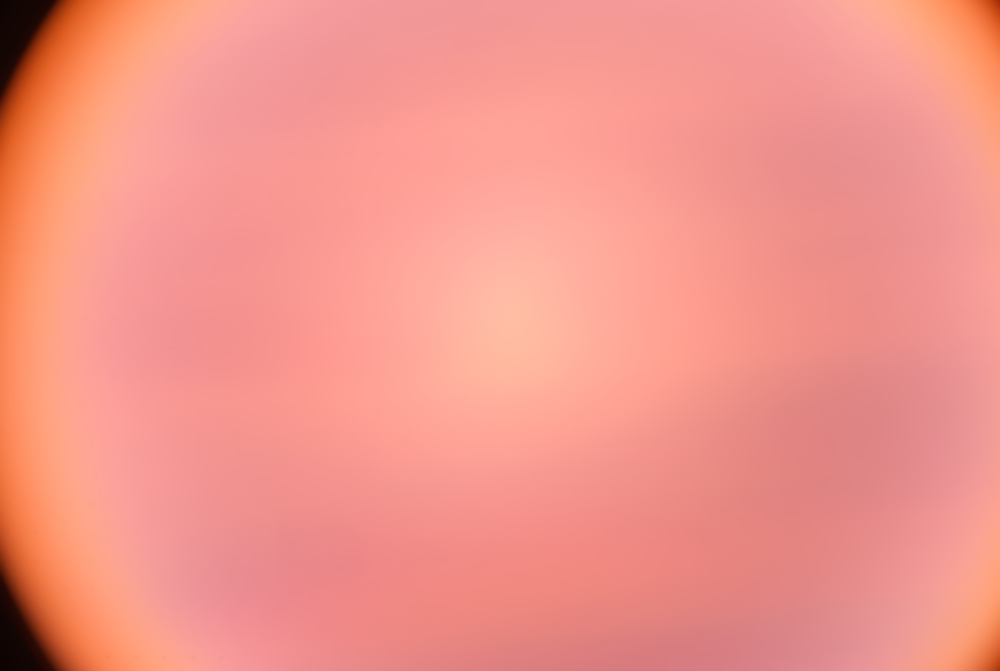
#> input picture App/Flatfields/flatfield_2x_high_smoothed.png, 1000 x 671 px, shrunk from 5440 x 3648 before the run; its folder holds only this picture in this run
$ python contour_finder.py   (older library calls are emulated)
#> lines starting #> are read from the running program, lines starting #| are printed output that depends on the picture; after the words box and inside, x2 and y2 are one past the last pixel; in counts of white or black regions, pixels touching at a corner belong together
### App/Scanning/region_classifier.py
"""Flood-fill and color-match regions produced by contour detection."""

import colorsys
import json
from pathlib import Path
from time import perf_counter

import cv2
import numpy as np
from PIL import Image, ImageDraw, ImageFont


DEFAULT_CONTRAST_MATCH_THRESHOLD = 3
DEFAULT_REGION_FLOOD_FILL_THRESHOLD = 10
CLASS_COLOR_SATURATION = 0.58
CLASS_COLOR_LIGHTNESS = 0.72
FILTER_BAD_COLOR = "bad_color"
FILTER_INTENSITY_RANGE = "intensity_range"
FILTER_COLOR_DISTANCE = "color_distance"
FILTER_TYPES = {
    FILTER_BAD_COLOR,
    FILTER_INTENSITY_RANGE,
    FILTER_COLOR_DISTANCE,
}
LEGEND_TOP_LEFT = "top_left"
LEGEND_TOP_RIGHT = "top_right"
LEGEND_BOTTOM_LEFT = "bottom_left"
LEGEND_BOTTOM_RIGHT = "bottom_right"
LEGEND_POSITIONS = {
    LEGEND_TOP_LEFT,
    LEGEND_TOP_RIGHT,
    LEGEND_BOTTOM_LEFT,
    LEGEND_BOTTOM_RIGHT,
}
DEFAULT_LEGEND_POSITION = LEGEND_TOP_LEFT


# [55 lines left out: functions _timed_call, _read_rgb_triplet, _read_size_requirement, not called in this run]


def load_profile_configuration(profile_path, contrast_threshold=None):
    """Load matching classes and profile-wide region requirements."""
    profile_path = Path(profile_path)
    if profile_path.is_dir():
        profile_path = profile_path / "profile.json"
    if contrast_threshold is not None and (
        isinstance(contrast_threshold, bool)
        or not isinstance(contrast_threshold, (int, float))
        or not np.isfinite(contrast_threshold)
        or not 0 <= contrast_threshold <= 255
    ):
        raise ValueError("The contrast threshold must be between 0 and 255.")

    try:
        profile_data = json.loads(profile_path.read_text(encoding="utf-8"))
    except FileNotFoundError as exc:
        raise FileNotFoundError(f"Profile was not found: {profile_path}") from exc
    except (OSError, json.JSONDecodeError) as exc:
        raise ValueError(f"Could not read profile: {profile_path}") from exc

    if not isinstance(profile_data, dict):
        raise ValueError(f"Profile has invalid data: {profile_path}")
    saved_classes = profile_data.get("classes")
    saved_filters = profile_data.get("filters", [])
    if not isinstance(saved_classes, list):
        raise ValueError(f"Profile has an invalid class list: {profile_path}")
    if not isinstance(saved_filters, list):
        raise ValueError(f"Profile has an invalid filter list: {profile_path}")
    profile_version = profile_data.get("version", 1)

    profile_minimum, profile_maximum = _read_size_requirement(
        profile_data.get("size_requirement"),
        "Profile",
    )
    profile_classes = []
    for saved_class in saved_classes:
        if not isinstance(saved_class, dict):
            raise ValueError(f"Profile class has invalid data: {profile_path}")
        name = saved_class.get("name")
        if not isinstance(name, str) or not name.strip():
            raise ValueError(f"Profile class has an invalid name: {profile_path}")
        name = name.strip()

        try:
            contrast_rgb = _read_rgb_triplet(
                saved_class["contrast_rgb"],
                "RGB contrast",
                name,
            )
            saved_threshold = saved_class.get("contrast_threshold")
            if saved_threshold is None:
                saved_threshold = saved_class["flood_fill"]["threshold"]
            tolerance = (
                float(saved_threshold)
                if contrast_threshold is None
                else float(contrast_threshold)
            )
        except KeyError as exc:
            raise ValueError(
                f"Profile class {name!r} is missing RGB contrast data or a threshold."
            ) from exc
        except (TypeError, ValueError) as exc:
            raise ValueError(f"Profile class {name!r} has invalid color data.") from exc

        if np.any(contrast_rgb < -255) or np.any(contrast_rgb > 255):
            raise ValueError(f"Profile class {name!r} has an invalid RGB contrast.")
        if not np.isfinite(tolerance) or not 0 <= tolerance <= 255:
            raise ValueError(f"Profile class {name!r} has an invalid tolerance.")
        identify = saved_class.get("identify", True)
        reject = profile_version == 3 and saved_class.get("reject", False)
        if not isinstance(identify, bool) or not isinstance(reject, bool):
            raise ValueError(f"Profile class {name!r} has invalid matching flags.")
        group = saved_class.get("group")
        if group is None:
            group = ""
        if not isinstance(group, str):
            raise ValueError(f"Profile class {name!r} has an invalid group.")
        minimum, maximum = _read_size_requirement(
            saved_class.get("size_requirement"),
            f"Profile class {name!r}",
        )
        if not reject or identify:
            profile_classes.append({
                "name": name,
                "contrast_rgb": contrast_rgb,
                "tolerance": tolerance,
                # Keep display-map indexes contiguous when a version-three
                # reject-only class is migrated into a filter.
                "class_index": len(profile_classes),
                "group": group.strip(),
                "identify": identify,
                "minimum_size_um": minimum,
                "maximum_size_um": maximum,
            })
        if reject:
            saved_filters.append({
                "name": f"Filter {sum(item.get('_legacy_filter', False) for item in saved_filters) + 1}",
                "type": FILTER_BAD_COLOR,
                "contrast_rgb": contrast_rgb,
                "tolerance": tolerance,
                "_legacy_filter": True,
            })

    names = [item["name"].casefold() for item in profile_classes]
    if len(names) != len(set(names)):
        raise ValueError("Profile class names must be unique.")
    profile_filters = []
    for filter_index, saved_filter in enumerate(saved_filters, start=1):
        if not isinstance(saved_filter, dict):
            raise ValueError(f"Profile filter {filter_index} has invalid data.")
        name = saved_filter.get("name")
        filter_type = saved_filter.get("type")
        if not isinstance(name, str) or not name.strip() or filter_type not in FILTER_TYPES:
            raise ValueError(f"Profile filter {filter_index} is invalid.")
        item = {"name": name.strip(), "type": filter_type}
        if filter_type == FILTER_INTENSITY_RANGE:
            intensity_range = saved_filter.get("intensity_range")
            if not isinstance(intensity_range, dict):
                raise ValueError(f"Profile filter {name!r} has an invalid intensity range.")
            minimum = intensity_range.get("minimum")
            maximum = intensity_range.get("maximum")
            if any(
                isinstance(value, bool)
                or not isinstance(value, (int, float))
                or not np.isfinite(value)
                or not 0 <= value <= 255
                for value in (minimum, maximum)
            ) or minimum > maximum:
                raise ValueError(f"Profile filter {name!r} has an invalid intensity range.")
            item["minimum_intensity"] = float(minimum)
            item["maximum_intensity"] = float(maximum)
        else:
            try:
                item["contrast_rgb"] = _read_rgb_triplet(
                    saved_filter["contrast_rgb"],
                    "RGB contrast",
                    name,
                )
            except KeyError as exc:
                raise ValueError(
                    f"Profile filter {name!r} is missing RGB contrast data."
                ) from exc
            if np.any(item["contrast_rgb"] < -255) or np.any(
                item["contrast_rgb"] > 255
            ):
                raise ValueError(
                    f"Profile filter {name!r} has an invalid RGB contrast."
                )
            if filter_type == FILTER_BAD_COLOR:
                tolerance = saved_filter.get("tolerance")
                if tolerance is None:
                    try:
                        tolerance = saved_filter["flood_fill"]["threshold"]
                    except (KeyError, TypeError) as exc:
                        raise ValueError(
                            f"Profile filter {name!r} has no color tolerance."
                        ) from exc
                if (
                    isinstance(tolerance, bool)
                    or not isinstance(tolerance, (int, float))
                    or not np.isfinite(tolerance)
                    or not 0 <= tolerance <= 255
                ):
                    raise ValueError(f"Profile filter {name!r} has an invalid tolerance.")
                item["tolerance"] = float(tolerance)
            else:
                distance = saved_filter.get("distance_threshold")
                if (
                    isinstance(distance, bool)
                    or not isinstance(distance, (int, float))
                    or not np.isfinite(distance)
                    or distance < 0
                ):
                    raise ValueError(
                        f"Profile filter {name!r} has an invalid color distance."
                    )
                item["distance_threshold"] = float(distance)
        profile_filters.append(item)

    filter_names = [item["name"].casefold() for item in profile_filters]
    if len(filter_names) != len(set(filter_names)):
        raise ValueError("Profile filter names must be unique.")

    return {
        "classes": profile_classes,
        "filters": profile_filters,
        "minimum_size_um": profile_minimum,
        "maximum_size_um": profile_maximum,
    }


def load_profile_classes(profile_path, contrast_threshold=None):
    """Load class matching data while retaining the former public API."""
    return load_profile_configuration(profile_path, contrast_threshold)["classes"]


# [187 lines left out: functions _size_matches, match_profile_class, match_profile_filter, generate_class_colors, contour_mask, _contour_depths and 4 more, not called in this run]


def _connected_components(allowed):
    return cv2.connectedComponentsWithStats(allowed, connectivity=8)


# [145 lines left out: functions _describe_seed_components, _extract_external_components, _prepare_flood_inputs, not called in this run]


def _contour_component_mask(component_labels, component_label):
    return component_labels == component_label


# [690 lines left out: functions _measure_contour_colors, _component_color_measurement, _measure_contour_geometry, _measure_region_geometry, _match_region, _update_region_masks and 10 more, not called in this run]

### App/Scanning/contour_finder.py
"""Contour detection and output assembly for flake recognition."""

import os
from dataclasses import dataclass
from pathlib import Path
from time import perf_counter

import cv2
import matplotlib.pyplot as plt
import numpy as np

try:
    from . import region_classifier
except ImportError:
    import region_classifier


def _project_root():
    for parent in Path(__file__).resolve().parents:
        if (parent / "App").is_dir():
            return parent
#> the answer given: ../Flatfields/flatfield_2x_high_smoothed.png
#> further down, image_bgr is the input picture: shape (671, 1000, 3); mean B, G, R 138.3, 148.5, 242.1
    return Path(__file__).resolve().parent


AN_TEST_PROFILE_PATH = _project_root() / "App" / "Profiles" / "An_Test" / "profile.json"
DEFAULT_AREA_THRESHOLD = 100
DEFAULT_CONTRAST_MATCH_THRESHOLD = region_classifier.DEFAULT_CONTRAST_MATCH_THRESHOLD
DEFAULT_REGION_FLOOD_FILL_THRESHOLD = (
    region_classifier.DEFAULT_REGION_FLOOD_FILL_THRESHOLD
)
LEGEND_TOP_LEFT = region_classifier.LEGEND_TOP_LEFT
LEGEND_TOP_RIGHT = region_classifier.LEGEND_TOP_RIGHT
LEGEND_BOTTOM_LEFT = region_classifier.LEGEND_BOTTOM_LEFT
LEGEND_BOTTOM_RIGHT = region_classifier.LEGEND_BOTTOM_RIGHT
LEGEND_POSITIONS = region_classifier.LEGEND_POSITIONS
DEFAULT_LEGEND_POSITION = region_classifier.DEFAULT_LEGEND_POSITION


@dataclass(slots=True)
class ContourAnalysis:
    """Compatibility result used by the existing App scanning workflow."""

    edge_mask: np.ndarray
    all_external_contours: list[np.ndarray]
    external_contours: list[np.ndarray]
    internal_contours: list[np.ndarray]
    contour_groups: list[tuple[np.ndarray, list[np.ndarray]]]
    flake_mask: np.ndarray
    internal_mask: np.ndarray | None
    benchmark: dict | None = None


def _validate_image(image_bgr):
    if image_bgr is None or image_bgr.ndim != 3 or image_bgr.shape[2] != 3:
        raise ValueError("A three-channel BGR image is required.")


def _timed_call(stats, name, function, *args, **kwargs):
    if stats is None:
        return function(*args, **kwargs)
    started_at = perf_counter()
    try:
        return function(*args, **kwargs)
    finally:
        elapsed = perf_counter() - started_at
        item = stats.setdefault(
            name,
            {"calls": 0, "total_seconds": 0.0, "max_seconds": 0.0},
        )
        item["calls"] += 1
        item["total_seconds"] += elapsed
        item["max_seconds"] = max(item["max_seconds"], elapsed)


# [38 lines left out: functions _benchmark_result, _print_benchmark, not called in this run]


def _perimeter_point(distance, width, height):
    top_length = width - 1
    side_length = height - 1
    perimeter = 2 * (top_length + side_length)
    distance %= perimeter
    if distance <= top_length:
        return distance, 0
    distance -= top_length
    if distance <= side_length:
        return width - 1, distance
    distance -= side_length
    if distance <= top_length:
        return width - 1 - distance, height - 1
    return 0, height - 1 - (distance - top_length)


def _close_border_touching_edges(edge_mask, border_width=3):
    """Connect edge components through the image border."""
    height, width = edge_mask.shape
    if height < 2 or width < 2:
        return edge_mask
    closed = edge_mask.copy()
    _, labels = cv2.connectedComponents(edge_mask, connectivity=8)
    perimeter = 2 * ((width - 1) + (height - 1))
    border_width = max(1, min(border_width, height, width))
    distances_by_label = {}

    def add_distances(label_values, distances):
        for label, distance in zip(label_values, distances):
            if label:
                distances_by_label.setdefault(int(label), set()).add(
                    int(distance) % perimeter
                )

    ys, xs = np.nonzero(labels[:border_width, :])
    add_distances(labels[ys, xs], xs)
    ys, xs = np.nonzero(labels[:, width - border_width:])
    add_distances(labels[ys, width - border_width + xs], width - 1 + ys)
    ys, xs = np.nonzero(labels[height - border_width:, :])
    actual_ys = height - border_width + ys
    add_distances(
        labels[actual_ys, xs],
        width - 1 + height - 1 + width - 1 - xs,
    )
    ys, xs = np.nonzero(labels[:, :border_width])
    add_distances(
        labels[ys, xs],
        width - 1 + height - 1 + width - 1 + height - 1 - ys,
    )

    for distances in distances_by_label.values():
        distances = sorted(distances)
        if len(distances) < 2:
            continue
        gaps = [
            (
                (distances[(index + 1) % len(distances)] - distance) % perimeter,
                distance,
                distances[(index + 1) % len(distances)],
            )
            for index, distance in enumerate(distances)
        ]
        _, gap_start, gap_end = max(gaps, key=lambda item: item[0])
        arc_length = (gap_start - gap_end) % perimeter
        for offset in range(arc_length + 1):
            x, y = _perimeter_point(gap_end + offset, width, height)
            closed[y, x] = 255
    return closed


def _edge_mask(image_bgr, edge_threshold):
#> called with edge_threshold = 10
    red_green = image_bgr[:, :, (2, 1)]
    smoothed = cv2.GaussianBlur(red_green, (5, 5), 0)
    gradient_x = cv2.Sobel(smoothed, cv2.CV_32F, 1, 0, ksize=3)
    gradient_y = cv2.Sobel(smoothed, cv2.CV_32F, 0, 1, ksize=3)
    magnitude_squared = np.einsum("ijk,ijk->ij", gradient_x, gradient_x)
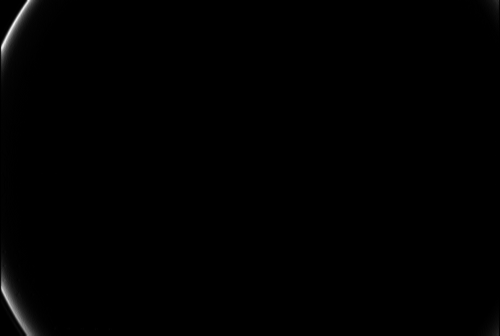
#> magnitude_squared: shape (671, 1000) float32 (shown at 1/2 size); min 0, max 9242, mean 42.5; drawn with min black and max white
    magnitude_squared += np.einsum("ijk,ijk->ij", gradient_y, gradient_y)
    binary = np.where(
        magnitude_squared >= float(edge_threshold) ** 2,
        255,
        0,
    ).astype(np.uint8)
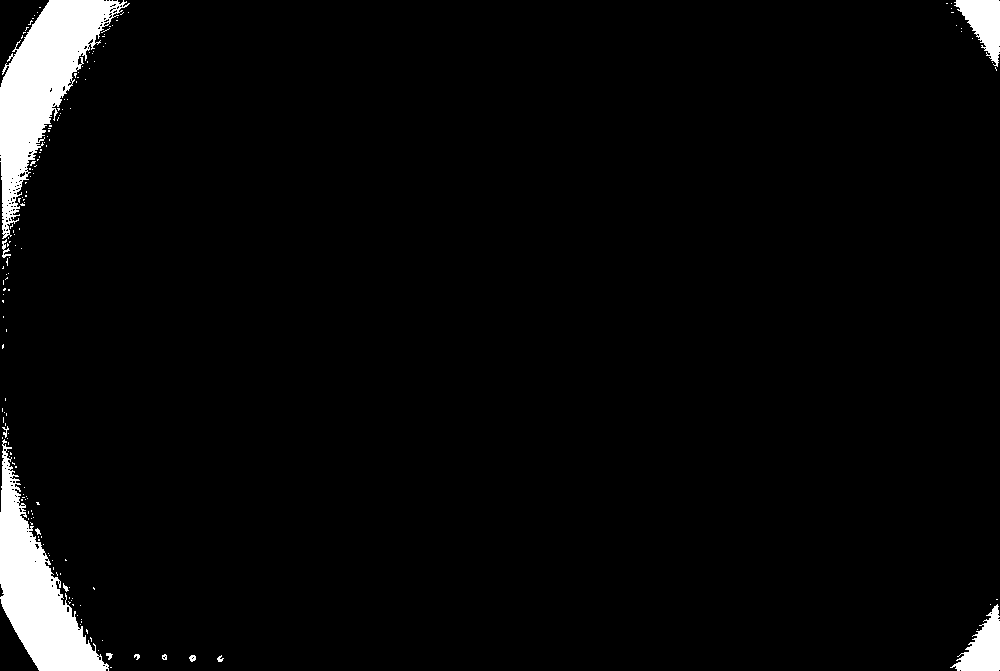
#> binary: shape (671, 1000); 3.7% white; 172 white regions (159 under 20 px), largest, box (x1, y1, x2, y2) and area: (0, 0, 130, 239) 11092, (0, 439, 109, 671) 9524, (950, 604, 1000, 671) 1679
    cleaned = cv2.morphologyEx(binary, cv2.MORPH_OPEN, np.ones((3, 3), np.uint8))
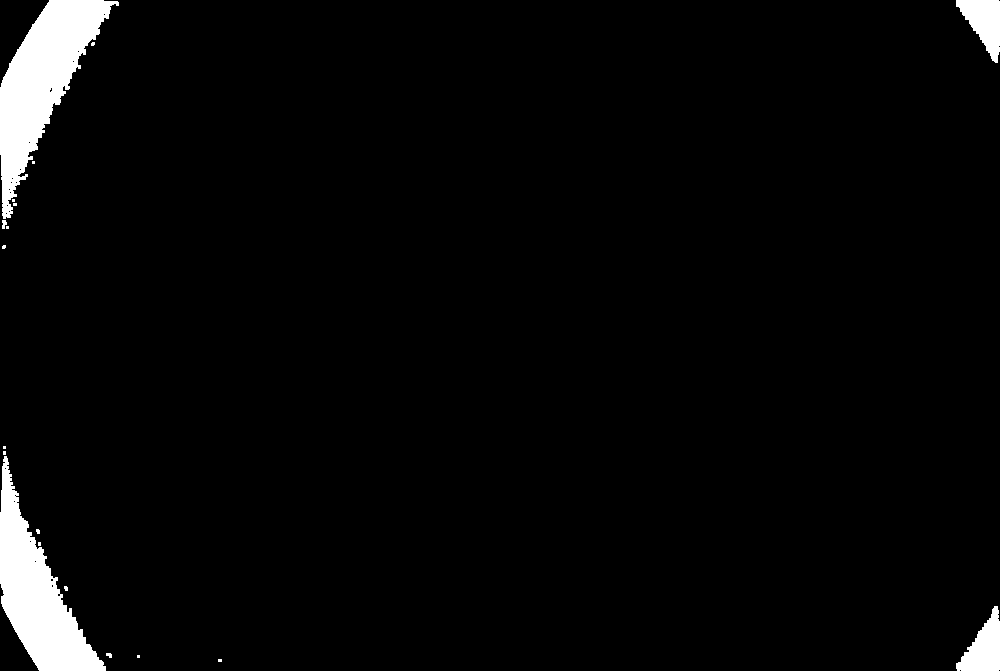
#> cleaned: shape (671, 1000); 3.4% white; 19 white regions (13 under 20 px), largest, box (x1, y1, x2, y2) and area: (0, 0, 119, 219) 10327, (0, 456, 106, 671) 9104, (956, 606, 1000, 671) 1601, (956, 0, 1000, 63) 1574, (2, 220, 7, 229) 33, (106, 653, 112, 658) 23
    return _close_border_touching_edges(cleaned)
#> (the rest of the program and of its run is left out)
